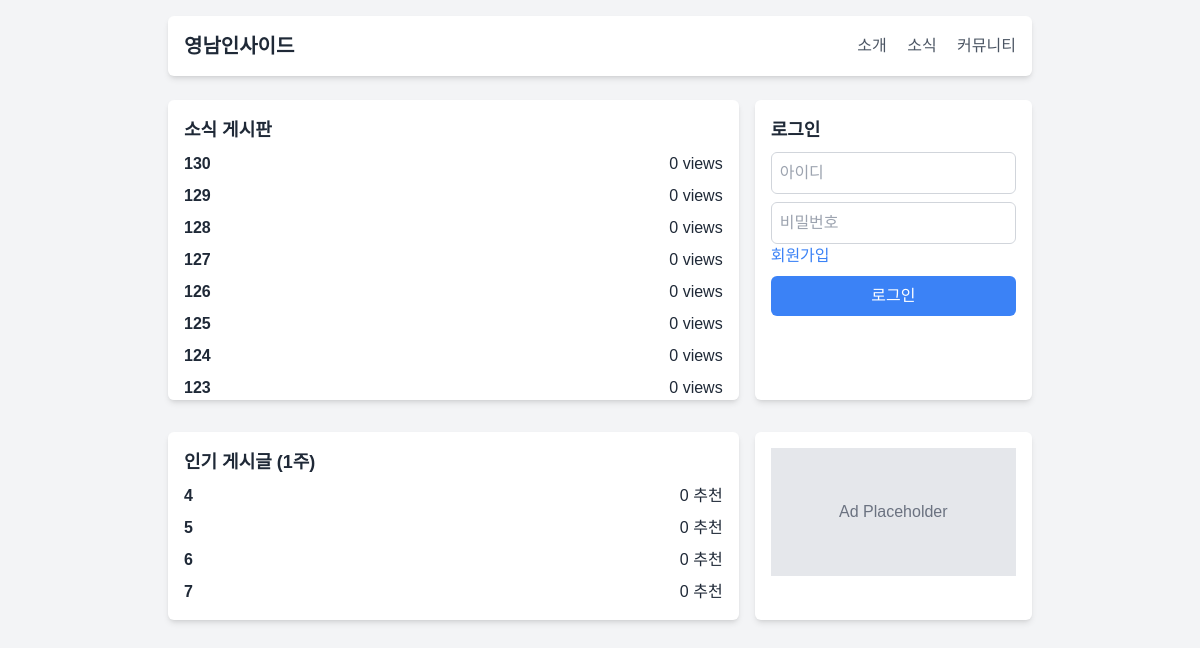
Before: / with the older database file.
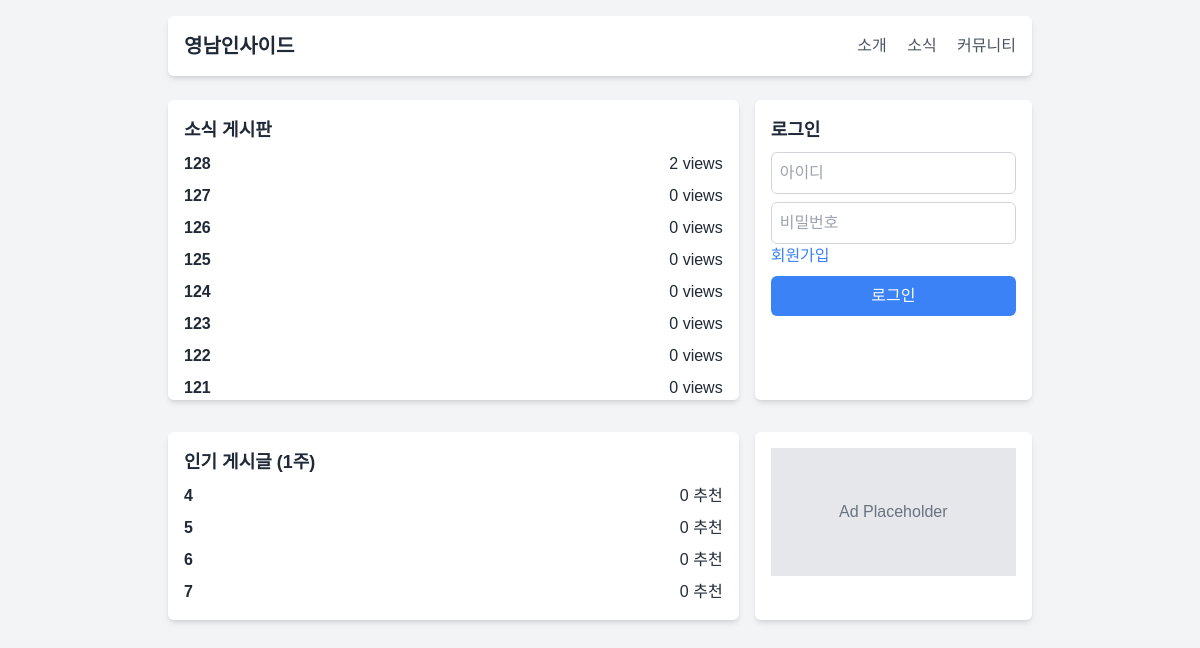
After: the same page with the newer database file.
### tables this page shows
CREATE TABLE notice
                        (id INTEGER PRIMARY KEY AUTOINCREMENT, title text, content text, date text, writerid text, views integer);

CREATE TABLE post
                        (id INTEGER PRIMARY KEY AUTOINCREMENT, title text, content text, date text, writerid text, up integer, down integer, views integer);

### web.py (the view)
@app.route('/')
def home():
    if session.get('id') is None:
        lg = False
        id = ""
    else:
        lg = True
        id = session['id']
    notices = module_db.get_notices(10)
    datelast1week = (datetime.datetime.now() - datetime.timedelta(days=7)).strftime('%Y%m%d%H%M%S')
    upposts = module_db.get_up_posts(10, int(datelast1week))
    print(upposts, notices)
    ip = request.remote_addr
    return render_template('index.html', notices=notices, upposts=upposts, lg=lg, id=id, ip=ip)

### db/module_db.py (called while the page is built)
def get_notices(number):
    con = sqlite3.connect(db_path)
    cur = con.cursor()
    cur.execute("SELECT * FROM notice ORDER BY id DESC LIMIT ?", (number,))
    result = cur.fetchall()
    con.close()
    return result

def get_up_posts(number, date): # 숫자, date 이후의 up 높은 순서대로
    con = sqlite3.connect(db_path)
    cur = con.cursor()
    cur.execute("SELECT * FROM post WHERE (cast(date as integer) > ?) ORDER BY up DESC LIMIT ? ", (date, number))
    result = cur.fetchall()
    con.close()
    return result

### templates/index.html (shortened to what this page needs)
<!DOCTYPE html>
<html lang="en">
<head>
    <script src="https://cdn.tailwindcss.com"></script>
</head>
<body class="bg-gray-100 text-gray-800">
    <div class="max-w-4xl mx-auto p-4">
        <header class="flex justify-between items-center bg-white p-4 shadow-md rounded-md">
            <h1 class="text-xl font-bold">영남인사이드</h1>
            <nav class="space-x-4">
                <a href="{{ url_for('introduction_page') }}" class="text-gray-600 hover:text-gray-900">소개</a>
                <a href="{{ url_for('notice_page') }}" class="text-gray-600 hover:text-gray-900">소식</a>
                <a href="#" class="text-gray-600 hover:text-gray-900">커뮤니티</a>
            </nav>
        </header>
        <main class="mt-6 grid grid-cols-3 gap-4">
            <section class="col-span-2 bg-white p-4 shadow-md rounded-md overflow-y-auto" style="max-height: 300px;">
                <h2 class="text-lg font-bold mb-2">소식 게시판</h2>
                <ul>
                    {% for data in notices %}
                    <li class="flex justify-between mt-2">
                        <span class="font-bold">{{ data[0] }}</span>
                        <span>{{ data[-1] }} views</span>
                    </li>
                    {% endfor %}
                </ul>
            </section>
            <aside class="bg-white p-4 shadow-md rounded-md overflow-y-auto" style="max-height: 300px;">
                {% if lg == False %}
                <h2 class="text-lg font-bold mb-2">로그인</h2>
                <form action="{{ url_for('login') }}" method="post", class="space-y-2">
                    <div class="mb-2">
                        <input type="text" id="id" name="id" placeholder="아이디" class="w-full border border-gray-300 p-2 rounded-md">
                    </div>
                    <div class="mb-2">
                        <input type="password" id="pw" name="pw" placeholder="비밀번호" class="w-full border border-gray-300 p-2 rounded-md">
                    </div>
                    <a href="{{ url_for('register_page') }}" class="text-blue-500">회원가입</a>
                    <button type="submit" class="w-full bg-blue-500 text-white p-2 rounded-md">로그인</button>
                </form>
                {% else %}
                <h2 class="text-lg font-bold mb-2">환영합니다! {{ id }} 님!</h2>
                <h2 class="text-lg font-bold mb-2">현재 아이피는 {{ ip }} 입니다!</h2>
                <a href="{{ url_for('logout') }}" class="w-full bg-red-500 text-white p-2 rounded-md">로그아웃</a>
                {% endif %}
            </aside>
            <section class="col-span-2 bg-white p-4 shadow-md rounded-md mt-4 overflow-y-auto" style="max-height: 300px;">
                <h2 class="text-lg font-bold mb-2">인기 게시글 (1주)</h2>
                <ul>
                    {% for data in upposts %}
                    <li class="flex justify-between mt-2">
                        <span class="font-bold">{{ data[0] }}</span>
                        <span>{{ data[-3] }} 추천</span>
                    </li>
                    {% endfor %}
                </ul>
            </section>
            <aside class="bg-white p-4 shadow-md rounded-md mt-4 overflow-y-auto" style="max-height: 300px;">
                <div class="bg-gray-200 h-32 flex items-center justify-center">
                    <span class="text-gray-500">Ad Placeholder</span>
                </div>
            </aside>
        </main>
    </div>
</body>
</html>

Changed rows visible on the page:
removed notice: id "130", views "0"
removed notice: id "129", views "0"
changed notice id 128: views "0" → "2"
now on this page (row unchanged): notice: id "122", views "0"
now on this page (row unchanged): notice: id "121", views "0"
